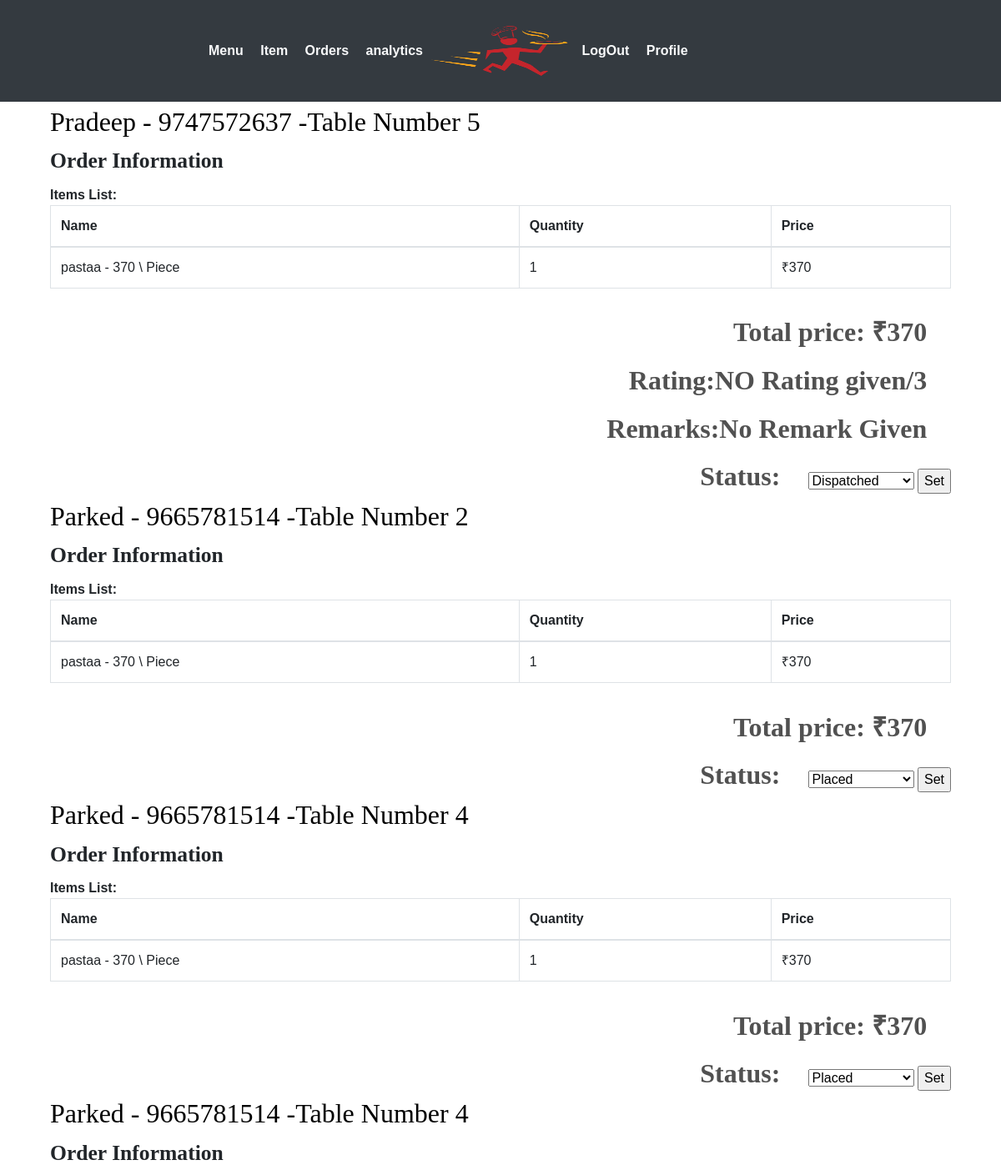
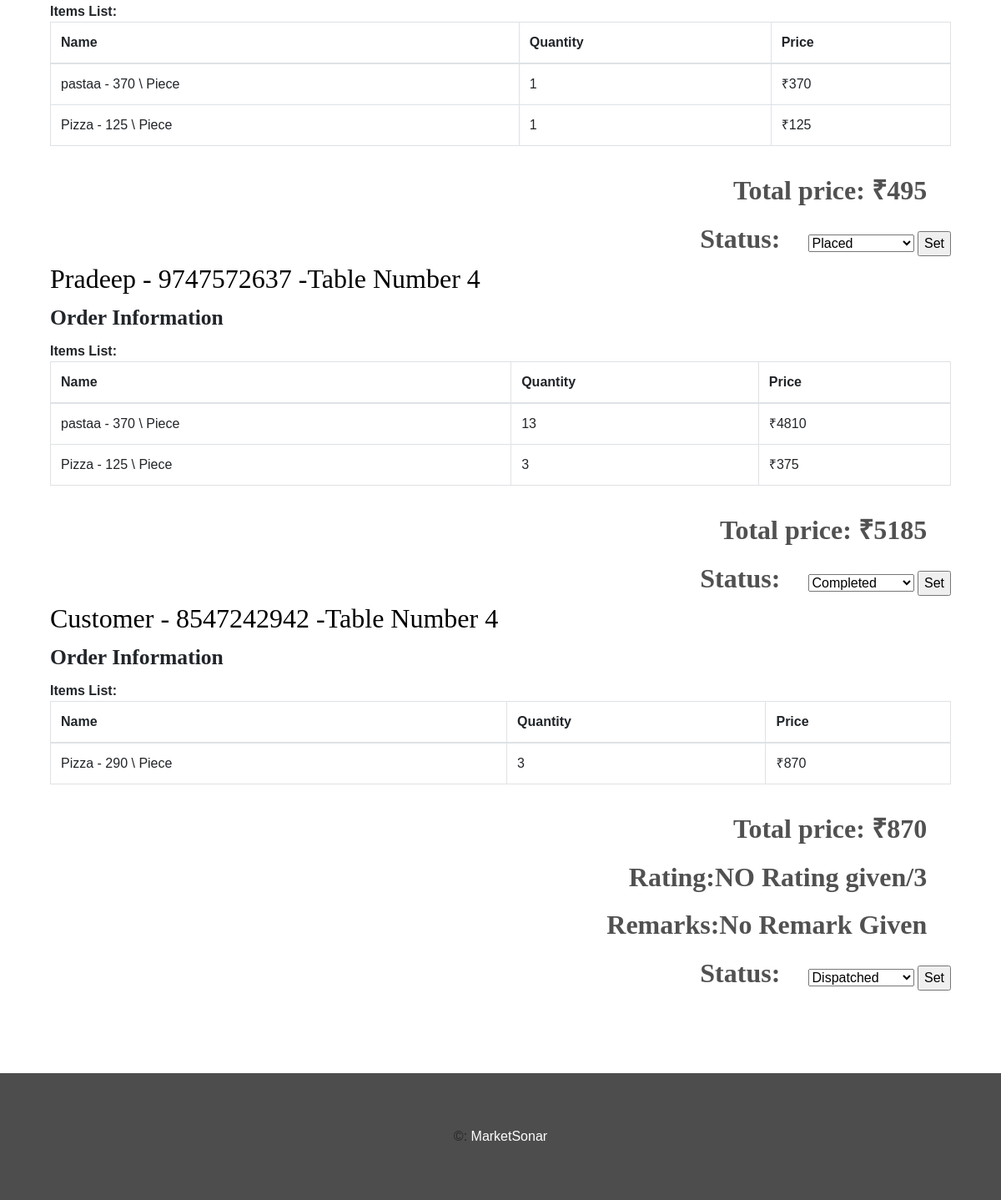
Page /food/restaurant/orderlist/ (signed in) on the earlier database version (2 pictures, top to bottom).
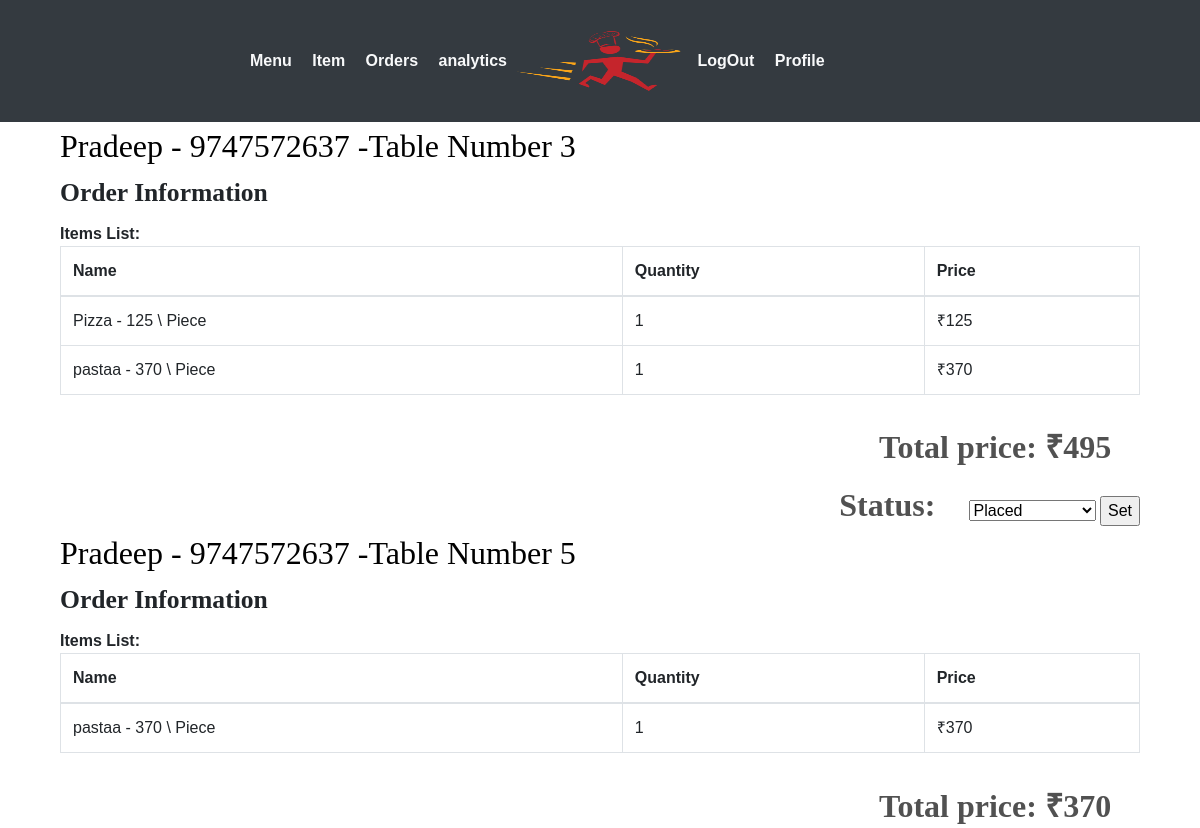
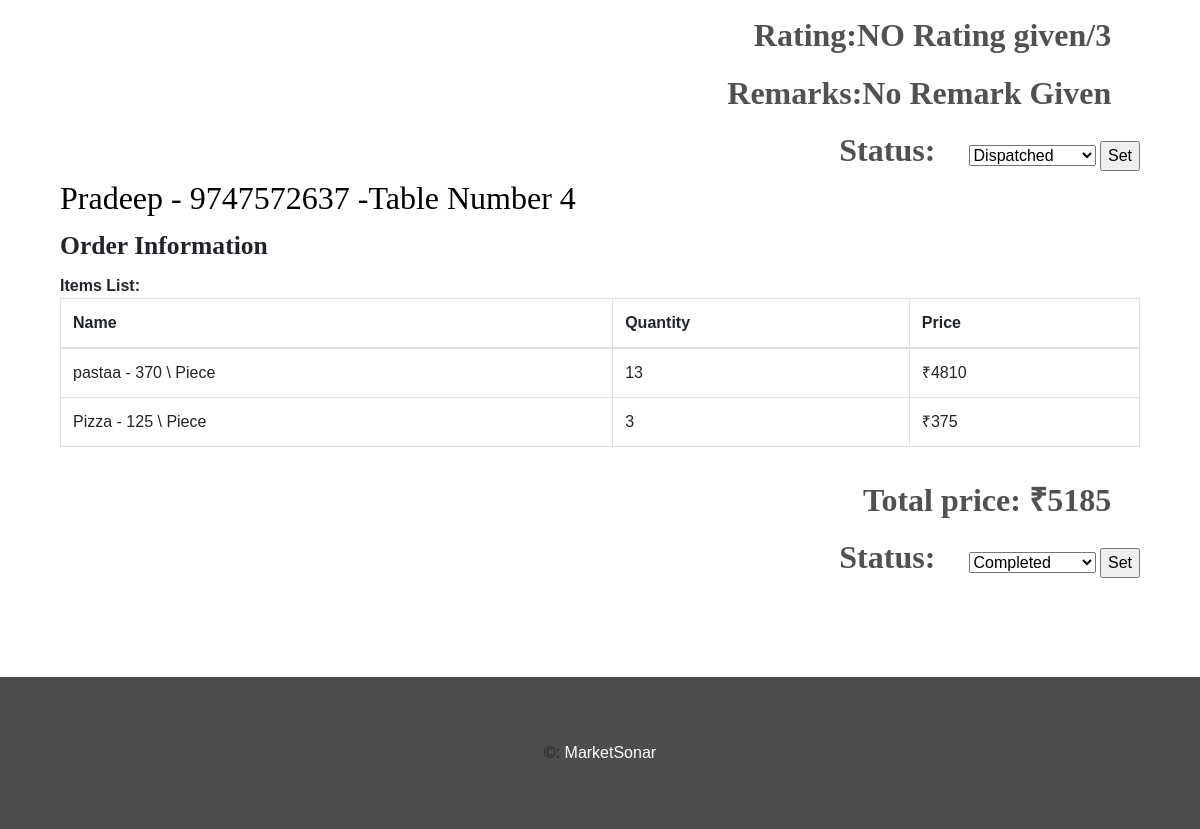
Same page on the later database version (2 pictures, top to bottom).
### webapp/models.py (models this page shows, shortened)
class Customer(models.Model):
	user 		= models.OneToOneField(settings.AUTH_USER_MODEL,on_delete=models.CASCADE)
	f_name   	= models.CharField(max_length=20,blank=False,verbose_name='First Name')
	l_name		= models.CharField(max_length=20,blank=False,verbose_name='Last Name')
	phone 		= models.IntegerField(blank=False,unique=True,verbose_name='Mobile')

class Menu(models.Model):
	id 		 = models.AutoField(primary_key=True)
	item_id  = models.ForeignKey(Item,on_delete=models.CASCADE,verbose_name='Item Name')
	r_id     = models.ForeignKey(Restaurant,on_delete=models.CASCADE,verbose_name='Restaurant')
	price    = models.IntegerField(blank=False)
	quantity = models.IntegerField(blank=False,default=0)
	def __str__(self):
		return self.item_id.fname+'   - '+str(self.price)+'\t \ Piece'

class Item(models.Model):
	id 			= models.AutoField(primary_key=True)
	fname 		= models.CharField(max_length=30,blank=False,verbose_name='Item')
	category 	= models.CharField(max_length=50,blank=False)
	rid			= models.IntegerField(null=False,default=-1,verbose_name='Restaurant')
	img			=models.ImageField(blank=False)

### webapp/views.py (the view, shortened to what this page needs)
# urls.py: path('restaurant/orderlist/',views.orderlist,name='orderlist'),
@login_required(login_url='/login/restaurant/')
def orderlist(request):
	if request.user.is_restaurant==False:
		return redirect('food:logout')
	orders = Order.objects.filter(r_id=request.user.restaurant.id).order_by('-timestamp')
	corders = []
	for order in orders:
		user = User.objects.filter(id=order.orderedBy.id)
		user = user[0]
		print(user.customer.f_name)
		corder = []
		if user.is_restaurant:
			corder.append(user.restaurant.rname)
			corder.append(user.restaurant.info)
		else:
			corder.append(user.customer.f_name)
			corder.append(user.customer.phone)
		items_list = orderItem.objects.filter(ord_id=order)
		items = []
		for item in items_list:
			citem = []
			citem.append(item.item_id)
			citem.append(item.quantity)
			menu = Menu.objects.filter(id=item.item_id.id)
			citem.append(menu[0].price*item.quantity)
			menu = 0
			items.append(citem)
		corder.append(items)
		corder.append(order.total_amount)
		corder.append(order.id)
		x = order.status
		if x == Order.ORDER_STATE_WAITING:
		    continue
		elif x == Order.ORDER_STATE_PLACED:
		    x = 1
		elif x == Order.ORDER_STATE_ACKNOWLEDGED:
			x = 2
		elif x == Order.ORDER_STATE_COMPLETED:
			x = 3
		elif x == Order.ORDER_STATE_DISPATCHED:
			x = 4
		elif x == Order.ORDER_STATE_CANCELLED:
			x = 5
		else:
			continue
		print(order.id)
		feed=Feedback.objects.filter(orderid=order.id)
		print(feed.count())
		corder.append(x)
		corder.append(order.delivery_addr)
		if feed.count()!=0:
			corder.append(feed[0].rating)
			if feed[0].remarks!=None:
				corder.append(feed[0].remarks)
			else:
				corder.append("No Remark Given")
		else:
			corder.append("NO Rating given")
			corder.append("No Remark Given")
		corders.append(corder)
	context = {
		"orders" : corders,
	}
	return render(request,"webapp/order-list.html",context)

### webapp/templates/webapp/order-list.html (shortened to what this page needs)
{% extends 'webapp/base2.html' %}
{% block body %}
{% for order in orders %}
            <div class="container">
                    <div class="col-md-12 restaurent-title">
                        <div class="logo-title" style="border: 0;">
                            <h4>{{order.0}} - {{order.1}} -Table Number {{order.6}}</h4>
                        </div>
                    </div>
                    <div class="col-md-12 order-form-grid  wow fadeInLeft">
                        <h5>Order Information</h5>
                        <span>Items List:</span>
                        <div>
                            <table class="table table-hover table-bordered">
                                <thead>
                                    <th>
                                        Name
                                    </th>
                                    <th>
                                        Quantity
                                    </th>
                                    <th>
                                        Price
                                    </th>
                                </thead>
                                {% for x in order.2 %}
                                    <tr><td>{{x.0}}</td><td>{{x.1}}</td><td>&#x20b9;{{x.2}}</td></tr>
                                {% endfor %}
                            </table>
                        </div>
                    </div>
                    <div class="col-md-12 buy"  style="display: inline-block;">
                        <form action="" method="POST">{% csrf_token %}
                        <span>Total price: &#x20b9;{{order.3}}</span>
                        {% if order.5 == 4 %}
                        <span>Rating:{{order.7}}/3</span>
                        <span>Remarks:{{order.8}}</span>
                        {% endif %}
                        <span  style="display: inline;">Status:</span>
                        <select name="orderstatus">
                            {% if order.5 == 1 %}
                            <option value="1" selected>Placed</option>
                            {% endif %}
                            {% if order.5 == 3 %}
                            <option value="3" selected>Completed</option>
                            {% endif %}
                            {% if order.5 == 4 %}
                            <option value="4" selected>Dispatched</option>
                            {% endif %}
                        </select>
                        <input type="submit" value="Set" name="submit"/>
                        </form>
                    </div>
        </div>
{% endfor %}
{% endblock %}

### webapp/templates/webapp/base2.html (shortened to what this page needs)
<!DOCTYPE html>
<html>
<head>
   {% load static %}
  <link rel="stylesheet" type="text/css" href="{% static 'webapp/css/bootstrap.min.css'%}">
  <link href="/static/webapp/css/style.css" rel="stylesheet" type="text/css" media="all" />
  <link rel='stylesheet' href='https://maxcdn.bootstrapcdn.com/font-awesome/4.5.0/css/font-awesome.min.css' >
  <link href="//netdna.bootstrapcdn.com/bootstrap/3.0.0/css/bootstrap-glyphicons.css" rel="stylesheet">
  <link href="static/webapp/css/animate.css" rel='stylesheet' type='text-center/css' />
  </head>
  <body>
	<nav class="navbar navbar-expand-lg navbar-light bg-dark">
   		 <div class="container-fluid">
   		 	 <div class="navbar-collapse collapse w-100 dual-collapse2 order-1 order-md-0">
        <ul class="navbar-nav ml-auto text-center">
            {% if request.user.is_authenticated %}
            <li class="nav-item">
                <a class="nav-link text-light" href="{% url  'food:mmenu' %}"><font size="3">&nbsp;<strong>Menu </strong></font></a>
            </li>
            <li class="nav-item">
                <a class="nav-link text-light" href="{% url  'food:item' %}"><font size="3">&nbsp;<strong>Item </strong></font></a>
            </li>
             <li class="nav-item">
                <a class="nav-link text-light" href="{% url  'food:orderlist' %}"><font size="3">&nbsp;<strong>Orders</strong></font></a>
            </li>
           <li class="nav-item">
                <a class="nav-link text-light" href="{% url 'food:analytics' %}"><font size="3"> &nbsp;<strong>analytics</strong></font></a>
            </li>
            {% else %}
            <li class="nav-item active">
                <a class="nav-link text-light" href="{% url 'food:index' %}"><font size="3">&nbsp; <strong>Home</strong> </font></a>
            </li>
            {% endif %}
        </ul>
    </div>
    <div class="mx-auto my-2 order-0 order-md-1 position-relative">
        <a class="mx-auto" href="#">
            <img  src="/static/webapp/images/logo.png" style="height: 90px;width: 170px;" alt="Home" class="rounded-circle img-responsive">
        </a>
    </div>
    <div class="navbar-collapse collapse w-100 dual-collapse2 order-2 order-md-2">
        <ul class="navbar-nav mr-auto text-center">
          {% if request.user.is_authenticated %}
            <li class="nav-item">
                <a class="nav-link text-light " href="{% url 'food:logout' %}"><font size="3"> &nbsp;<strong>LogOut </strong> </font></a>
            </li>
            <li class="nav-item">
                <a class="nav-link text-light " href="{%url 'food:rprofile' %}"><font size="3"> &nbsp;<strong>Profile</strong></font></a>
            </li>
            {% endif %}
        </ul>
    </div>
</div>
</nav>
{% block body %}
{% endblock %}
<br>
<br>
<br>
<br>
<div class="footer">
    <div class="container-fluid">
    <div class="footer-copyright text-center py-3">©:
        <a href="#"> MarketSonar</a>
      </div>
  </div>
</div>
</body>
</html>

### webapp/static/webapp/css/style.css (style rules this page uses)
body { padding:0; margin:0; font-family: 'Source Sans Pro', sans-serif; }
body a { transition:0.5s all; -webkit-transition:0.5s all; -moz-transition:0.5s all; -o-transition:0.5s all; -ms-transition:0.5s all; }
input[type="button"],input[type="submit"] { transition:0.5s all; -webkit-transition:0.5s all; -moz-transition:0.5s all; -o-transition:0.5s all; -ms-transition:0.5s all; }
h1,h2,h3,h4,h5,h6 { margin:0; }
ul { margin:0; padding:0; }
.footer { padding:3em 0; background:#4D4D4D; }
.footer a { color:#FFF; }
.order-form-grid h5 { font-size:1.6em; font-weight:700; margin-bottom:0.5em; font-family: 'Lobster Two', cursive; }
.order-form-grid span { font-size:16px; font-weight:600; }
.restaurent-title h4 { color:#000000; font-size:2em; font-weight:500; font-family: 'Lobster Two', cursive; margin:5px 0 12px 0; }
.logo-title { border-bottom:1px dotted #000000; width: 63%; margin-bottom: 0.8em; }
.buy { text-align:right; margin-top: 0.8em; }
.buy span { color:#515151; font-size:2em; font-weight:600; display: block; margin: 0 0.9em 0.3em 0; font-family: 'Lobster Two', cursive; }

Differences in the rows shown:
removed Customer: f_name "Parked" "Parked" "Parked"
removed Customer: f_name "Customer"
removed Menu: item_id+price "Pizza - 290 \\ Piece", x "3", x "870", shown under "Customer"
changed Menu "Pizza - 125 \\ Piece": moves from the list under "Parked" to the list under "Pradeep"
shown differently, row unchanged: Menu "pastaa - 370 \\ Piece": moves from the list under "Parked" to the list under "Pradeep"
Other differences:
new list line: "Pradeep"
new list line: "- 9747572637 -Table Number 3 Order Information Items List: Name Quantity Price Total price: ₹ 495 Status: Placed Set"
list line gone: "- 9665781514 -Table Number 2 Order Information Items List: Name Quantity Price Total price: ₹ 370 Status: Placed Set"
list line gone: "- 9665781514 -Table Number 4 Order Information Items List: Name Quantity Price Total price: ₹ 370 Status: Placed Set"
list line gone: "- 9665781514 -Table Number 4 Order Information Items List: Name Quantity Price Total price: ₹ 495 Status: Placed Set"
list line gone: "- 8547242942 -Table Number 4 Order Information Items List: Name Quantity Price Total price: ₹ 870 Rating: NO Rating given /3 Remarks: No Remark Given Status: Dispatched Set"
